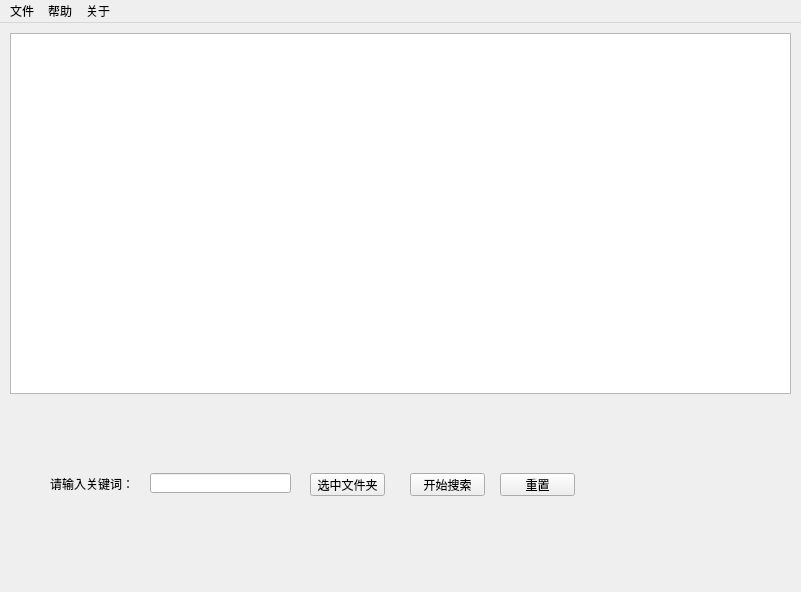
<?xml version="1.0" encoding="UTF-8"?>
<ui version="4.0">
 <class>MainWindow</class>
 <widget class="QMainWindow" name="MainWindow">
  <property name="geometry">
   <rect>
    <x>0</x>
    <y>0</y>
    <width>801</width>
    <height>592</height>
   </rect>
  </property>
  <property name="windowTitle">
   <string>MainWindow</string>
  </property>
  <widget class="QWidget" name="centralWidget">
   <widget class="QTextBrowser" name="textBrowser">
    <property name="geometry">
     <rect>
      <x>10</x>
      <y>10</y>
      <width>781</width>
      <height>361</height>
     </rect>
    </property>
   </widget>
   <widget class="QPushButton" name="pushButton">
    <property name="geometry">
     <rect>
      <x>310</x>
      <y>450</y>
      <width>75</width>
      <height>23</height>
     </rect>
    </property>
    <property name="text">
     <string>选中文件夹</string>
    </property>
   </widget>
   <widget class="QPushButton" name="pushButton_2">
    <property name="geometry">
     <rect>
      <x>410</x>
      <y>450</y>
      <width>75</width>
      <height>23</height>
     </rect>
    </property>
    <property name="text">
     <string>开始搜索</string>
    </property>
   </widget>
   <widget class="QLabel" name="label">
    <property name="geometry">
     <rect>
      <x>50</x>
      <y>450</y>
      <width>101</width>
      <height>21</height>
     </rect>
    </property>
    <property name="text">
     <string>请输入关键词：</string>
    </property>
   </widget>
   <widget class="QLineEdit" name="lineEdit">
    <property name="geometry">
     <rect>
      <x>150</x>
      <y>450</y>
      <width>141</width>
      <height>20</height>
     </rect>
    </property>
   </widget>
   <widget class="QPushButton" name="pushButton_3">
    <property name="geometry">
     <rect>
      <x>500</x>
      <y>450</y>
      <width>75</width>
      <height>23</height>
     </rect>
    </property>
    <property name="text">
     <string>重置</string>
    </property>
   </widget>
  </widget>
  <widget class="QMenuBar" name="menuBar">
   <property name="geometry">
    <rect>
     <x>0</x>
     <y>0</y>
     <width>801</width>
     <height>23</height>
    </rect>
   </property>
   <widget class="QMenu" name="menu">
    <property name="title">
     <string>文件</string>
    </property>
    <addaction name="actionOpen"/>
    <addaction name="actionClose"/>
    <addaction name="actionQuit"/>
   </widget>
   <widget class="QMenu" name="menu_2">
    <property name="title">
     <string>帮助</string>
    </property>
    <addaction name="actionDocumentation"/>
   </widget>
   <widget class="QMenu" name="menu_3">
    <property name="title">
     <string>关于</string>
    </property>
    <addaction name="actionAbout_us"/>
   </widget>
   <addaction name="menu"/>
   <addaction name="menu_2"/>
   <addaction name="menu_3"/>
  </widget>
  <action name="actionOpen">
   <property name="icon">
    <iconset resource="icon.qrc">
     <normaloff>:/icon/icons/if_f115_213182.png</normaloff>:/icon/icons/if_f115_213182.png</iconset>
   </property>
   <property name="text">
    <string>Open</string>
   </property>
  </action>
  <action name="actionClose">
   <property name="icon">
    <iconset resource="icon.qrc">
     <normaloff>:/icon/icons/if_f00d_212947.png</normaloff>:/icon/icons/if_f00d_212947.png</iconset>
   </property>
   <property name="text">
    <string>Close</string>
   </property>
  </action>
  <action name="actionQuit">
   <property name="icon">
    <iconset resource="icon.qrc">
     <normaloff>:/icon/icons/if_power-off_1608429.png</normaloff>:/icon/icons/if_power-off_1608429.png</iconset>
   </property>
   <property name="text">
    <string>Quit</string>
   </property>
  </action>
  <action name="actionDocumentation">
   <property name="icon">
    <iconset resource="icon.qrc">
     <normaloff>:/icon/icons/if_file-text-o_1608471.png</normaloff>:/icon/icons/if_file-text-o_1608471.png</iconset>
   </property>
   <property name="text">
    <string>Documentation</string>
   </property>
  </action>
  <action name="actionAbout_us">
   <property name="icon">
    <iconset resource="icon.qrc">
     <normaloff>:/icon/icons/if_user_1608727.png</normaloff>:/icon/icons/if_user_1608727.png</iconset>
   </property>
   <property name="text">
    <string>About us</string>
   </property>
  </action>
 </widget>
 <resources>
  <include location="icon.qrc"/>
 </resources>
 <connections>
  <connection>
   <sender>pushButton_3</sender>
   <signal>clicked()</signal>
   <receiver>textBrowser</receiver>
   <slot>clear()</slot>
   <hints>
    <hint type="sourcelabel">
     <x>532</x>
     <y>479</y>
    </hint>
    <hint type="destinationlabel">
     <x>480</x>
     <y>357</y>
    </hint>
   </hints>
  </connection>
  <connection>
   <sender>pushButton_3</sender>
   <signal>clicked()</signal>
   <receiver>lineEdit</receiver>
   <slot>clear()</slot>
   <hints>
    <hint type="sourcelabel">
     <x>538</x>
     <y>495</y>
    </hint>
    <hint type="destinationlabel">
     <x>230</x>
     <y>486</y>
    </hint>
   </hints>
  </connection>
 </connections>
</ui>
